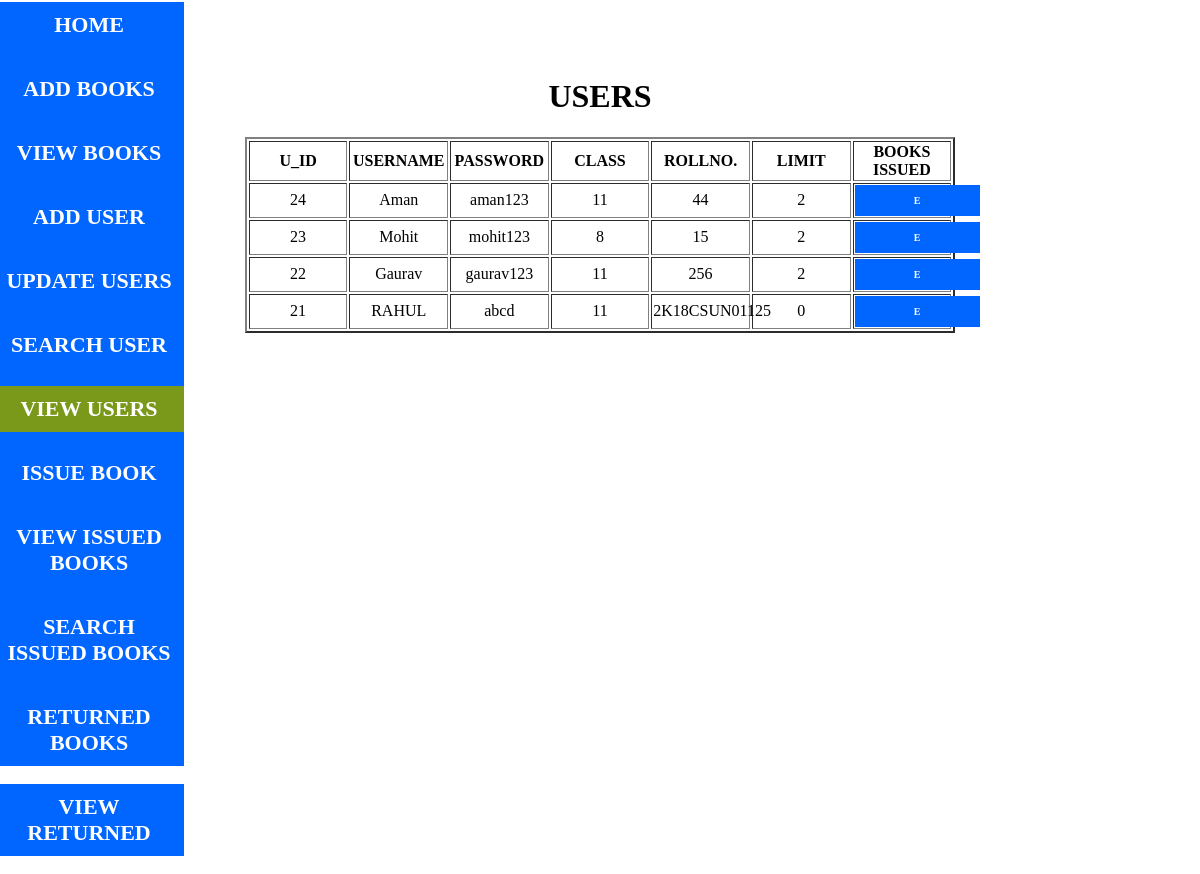
Page /adduserview.php on the committed database.
### tables this page shows
CREATE TABLE IF NOT EXISTS `users` (
  `U_ID` int(11) NOT NULL AUTO_INCREMENT,
  `USERNAME` text NOT NULL,
  `ROLLNO` varchar(100) NOT NULL,
  `CLASS` int(11) NOT NULL,
  `PASSWORD` varchar(100) NOT NULL,
  `COUNT` int(2) NOT NULL DEFAULT '2',
  PRIMARY KEY (`U_ID`)
);

### adduserview.php (the view, shortened to what this page needs)
<html>
<head>
</head>
<body>
<div class="menu">
  <div class="menu1">
  <ul>
  <li><a href="aa.php">HOME</a></li><br/>
<li><a href="addbook.php">ADD BOOKS</a></li><br/>
<li><a href="addbookview.php">VIEW BOOKS</a></li><br/>
<li><a href="adduser.php">ADD USER</a></li><br/>
<li><a href="userview.php">UPDATE USERS</a></li><br/>
<li><a href="searchuser.php">SEARCH USER</a></li><br/>
<li><a href="adduserview.php" style="background-color:#7A991A;">VIEW USERS</a></li><br/>
<li><a href="issuebook.php">ISSUE BOOK</a></li><br/>
<li><a href="issuebookview11.php">VIEW ISSUED BOOKS</a></li><br/>
<li><a href="search.php">SEARCH ISSUED BOOKS</a></li><br/>
<li><a href="viewreturnedbooks.php">RETURNED BOOKS</a></li><br/>
<li><a href="searchreturnedbooks.php">VIEW RETURNED</a></li><br/>
</ul>
</div>
</div>
<div class="users">
<center><h1><strong>USERS</strong></h1></center>
<table   border="2" align="center" class="ab">
<tr><td><strong>U_ID</strong></td><td><strong>USERNAME</strong></td><td><strong>PASSWORD</strong></td><td><strong>CLASS</strong></td><td><strong>ROLLNO.</strong></td><td><strong>LIMIT</strong></td><td><strong>BOOKS ISSUED</strong></td></tr>
<?php
  $select=mysql_query("SELECT * FROM `users` order by U_ID desc");
  while($userrow=mysql_fetch_array($select))
  {
  $U_ID=$userrow['U_ID'];
  $USERNAME=$userrow['USERNAME'];
  $PASSWORD=$userrow['PASSWORD'];
  $CLASS=$userrow['CLASS'];
  $ROLLNO=$userrow['ROLLNO'];
  $COUNT=$userrow['COUNT'];
?>
<tr><td ><span><?php echo $U_ID; ?></span></td>
<td ><span><?php echo $USERNAME; ?></span></td>
<td ><span><?php echo $PASSWORD; ?></span></td>
<td ><span><?php echo $CLASS; ?></span></td>
<td ><span><?php echo $ROLLNO; ?> </span></td>
<td ><span><?php echo $COUNT; ?> </span></td>
<td><a href="viewuser.php?U_ID=<?php echo $U_ID; ?>" style="width:105px;"><span class="edit" title="Edit" style="font-size:10px;"> E </span></a></td>
</tr>
<?php } ?></table>
</div>
</body>
</html>

### adduserview.php (style rules this page uses)
.menu { background-color:#0066FF; width:190px; height:755px; margin-left:-14px; margin-top:-28px; }
.menu1 { margin-top:30px; }
a:link,a:visited { display:block; font-size:22px; font-weight:bold; color:#FFFFFF; background-color:#0066FF; width:170px; text-align:center; padding:10px; text-decoration:none; text-transform:uppercase; }
ul { list-style-type:none; margin:0; padding:0; }
.users { margin-top:-700px; }
.ab { table-layout:fixed; width: 60%; text-align:center; }

### rows in the picture
users: U_ID "24", USERNAME "Aman", PASSWORD "aman123", CLASS "11", ROLLNO "44", COUNT "2"
users: U_ID "23", USERNAME "Mohit", PASSWORD "mohit123", CLASS "8", ROLLNO "15", COUNT "2"
users: U_ID "22", USERNAME "Gaurav", PASSWORD "gaurav123", CLASS "11", ROLLNO "256", COUNT "2"
users: U_ID "21", USERNAME "RAHUL", PASSWORD "abcd", CLASS "11", ROLLNO "2K18CSUN01125", COUNT "0"
